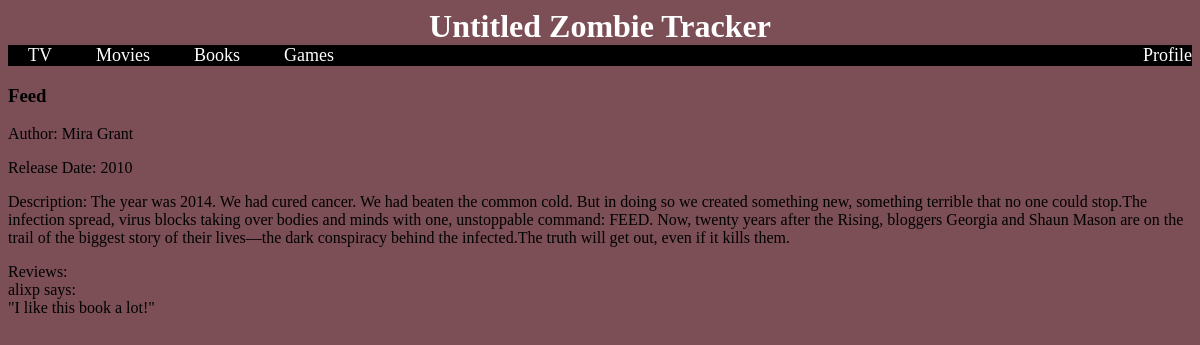
Screenshot of /books/1 with the database file from the repository.
### app.py (models this page shows)
class Book(db.Model):
    id = db.Column(db.Integer, primary_key = True)
    title = db.Column(db.String(100), index = True, unique=True)
    description = db.Column(db.String(1000), index=False, unique=False)
    author = db.Column(db.String(100), index=True, unique=False)
    release = db.Column(db.Integer, index=False, unique=False)

class BookReview(db.Model):
    id = db.Column(db.Integer, primary_key = True)
    text = db.Column(db.String(1000), index=False, unique=False)
    book_id = db.Column(db.Integer, db.ForeignKey('book.id'))
    reviewer_id = db.Column(db.Integer, db.ForeignKey('reviewer.id'))

### app.py (the view)
@app.route('/books/<int:book_id>')
def specific_book(book_id):
    spec_book = Book.query.get(book_id)
    revs = BookReview.query.filter(BookReview.book_id == book_id)
    for i, elem in enumerate(revs):
        revs[i].user = Reviewer.query.get(elem.reviewer_id).username
    return render_template("book/book.html", template_book=spec_book, template_lists = current_lists, template_reviews = revs)

### templates/book/book.html (shortened to what this page needs)
{% extends "navbar.html" %}
    {% block content %}
        <h3>{{template_book.title | title}}</h3>
        <p>Author: {{template_book.author}}</p>
        <div>
            <p>Release Date: {{template_book.release}}</p>
            <p>Description: {{template_book.description}} </p>
        </div>
        <div>
            Reviews:
            {% for rev in template_reviews %}
                <div>{{rev.user}} says: </div>
                <div>{{rev.text}}</div>
            {% endfor %}
        </div>
        <br />
    {% endblock %}

### templates/navbar.html
<html>
    <head>
        <link rel="stylesheet" href="{{ url_for('static', filename='css/style.css') }}">
    </head>
    <body>
        <h1 id="titlebar"><a href="/">Untitled Zombie Tracker</a></h1>
        <ul id="navbar">
            <li><a href="/tv">TV</a></li>
            <li><a href="/movies">Movies</a></li>
            <li><a href="/books">Books</a></li>
            <li><a href="/games">Games</a></li>
            <li style="float:right; margin:0px;"><a href="/profile">Profile</a></li>
        </ul>
        {% block content %} {% endblock %}
    </body>
</html>

### static/css/style.css (style rules this page uses)
* { background-color: rgb(124, 78, 86); }
#navbar li { display: inline; background-color: black; margin: 20px; font-size: large; }
#navbar li a { color: white; background-color: black; text-decoration: none; }
#navbar { list-style-type: none; margin: 0; padding: 0; background-color: black; width: 100%; }
#titlebar { list-style-type: none; margin-bottom: 0; padding-bottom:0; text-align: center; background-color: rgb(124, 78, 86); }
#titlebar a { text-decoration: none; color:white; }

### rows the page displays
Book: title "Feed", author "Mira Grant", release "2010", description "The year was 2014. We had cured cancer. We had beaten the common cold. But in doing so we created something new, something terrible that no one could stop.The infection spread, virus blocks taking over bodies and minds with one, unstoppable command: FEED. Now, twenty years after the Rising, bloggers Georgia and Shaun Mason are on the trail of the biggest story of their lives—the dark conspiracy behind the infected.The truth will get out, even if it kills them."
BookReview: user "alixp", text "\"I like this book a lot!\""
